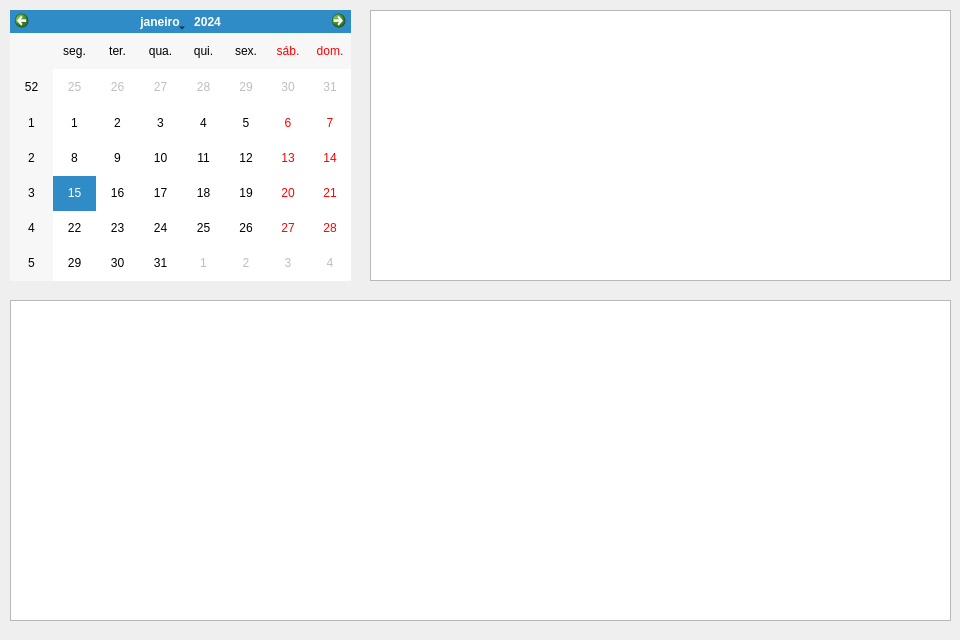
<?xml version="1.0" encoding="UTF-8"?>
<ui version="4.0">
 <class>Eventos</class>
 <widget class="QWidget" name="Eventos">
  <property name="geometry">
   <rect>
    <x>0</x>
    <y>0</y>
    <width>960</width>
    <height>640</height>
   </rect>
  </property>
  <property name="windowTitle">
   <string>Eventos</string>
  </property>
  <property name="locale">
   <locale language="Portuguese" country="Brazil"/>
  </property>
  <widget class="QCalendarWidget" name="calendarWidgetEventos">
   <property name="geometry">
    <rect>
     <x>10</x>
     <y>10</y>
     <width>341</width>
     <height>271</height>
    </rect>
   </property>
   <property name="horizontalHeaderFormat">
    <enum>QCalendarWidget::ShortDayNames</enum>
   </property>
  </widget>
  <widget class="QTableView" name="tableViewEventos">
   <property name="geometry">
    <rect>
     <x>10</x>
     <y>300</y>
     <width>941</width>
     <height>321</height>
    </rect>
   </property>
  </widget>
  <widget class="QTableView" name="tableViewParticipantes">
   <property name="geometry">
    <rect>
     <x>370</x>
     <y>10</y>
     <width>581</width>
     <height>271</height>
    </rect>
   </property>
  </widget>
 </widget>
 <resources/>
 <connections/>
</ui>
